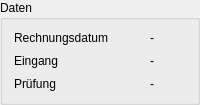
                    <widget class="QGroupBox" name="groupBox_dates">
                     <property name="sizePolicy">
                      <sizepolicy hsizetype="Expanding" vsizetype="Preferred">
                       <horstretch>0</horstretch>
                       <verstretch>0</verstretch>
                      </sizepolicy>
                     </property>
                     <property name="title">
                      <string>Daten</string>
                     </property>
                     <property name="flat">
                      <bool>true</bool>
                     </property>
                     <layout class="QFormLayout" name="formLayout_2">
                      <property name="horizontalSpacing">
                       <number>9</number>
                      </property>
                      <property name="verticalSpacing">
                       <number>9</number>
                      </property>
                      <item row="0" column="0">
                       <widget class="QLabel" name="label_invoice_date">
                        <property name="text">
                         <string>Rechnungsdatum</string>
                        </property>
                       </widget>
                      </item>
                      <item row="0" column="1">
                       <widget class="QLabel" name="label_invoice_date_2">
                        <property name="text">
                         <string>-</string>
                        </property>
                        <property name="alignment">
                         <set>Qt::AlignCenter</set>
                        </property>
                       </widget>
                      </item>
                      <item row="1" column="0">
                       <widget class="QLabel" name="label_inbox_date">
                        <property name="text">
                         <string>Eingang</string>
                        </property>
                       </widget>
                      </item>
                      <item row="1" column="1">
                       <widget class="QLabel" name="label_inbox_date_2">
                        <property name="text">
                         <string>-</string>
                        </property>
                        <property name="alignment">
                         <set>Qt::AlignCenter</set>
                        </property>
                       </widget>
                      </item>
                      <item row="2" column="0">
                       <widget class="QLabel" name="label_checked_date">
                        <property name="text">
                         <string>Prüfung</string>
                        </property>
                       </widget>
                      </item>
                      <item row="2" column="1">
                       <widget class="QLabel" name="label_checked_date_2">
                        <property name="text">
                         <string>-</string>
                        </property>
                        <property name="alignment">
                         <set>Qt::AlignCenter</set>
                        </property>
                       </widget>
                      </item>
                     </layout>
                    </widget>
